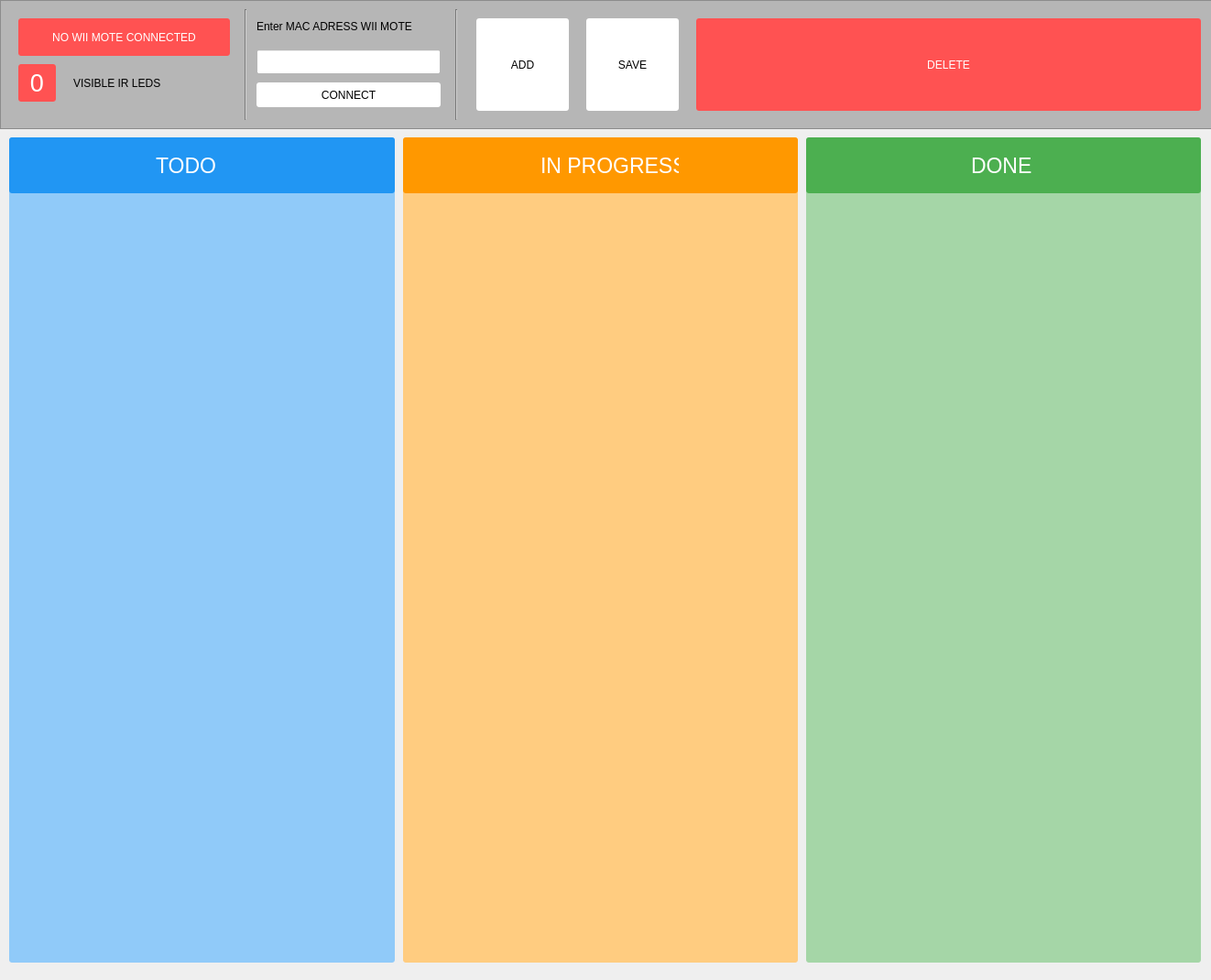
<?xml version="1.0" encoding="UTF-8"?>
<ui version="4.0">
 <class>Form</class>
 <widget class="QWidget" name="Form">
  <property name="geometry">
   <rect>
    <x>0</x>
    <y>0</y>
    <width>1322</width>
    <height>1070</height>
   </rect>
  </property>
  <property name="windowTitle">
   <string>Form</string>
  </property>
  <widget class="QFrame" name="backlog_area">
   <property name="geometry">
    <rect>
     <x>10</x>
     <y>150</y>
     <width>421</width>
     <height>901</height>
    </rect>
   </property>
   <property name="styleSheet">
    <string notr="true">background-color:#90caf9; border-radius: 3px</string>
   </property>
   <property name="frameShape">
    <enum>QFrame::StyledPanel</enum>
   </property>
   <property name="frameShadow">
    <enum>QFrame::Raised</enum>
   </property>
   <widget class="QFrame" name="frame_4">
    <property name="geometry">
     <rect>
      <x>0</x>
      <y>0</y>
      <width>421</width>
      <height>61</height>
     </rect>
    </property>
    <property name="styleSheet">
     <string notr="true">background-color:#2196f3</string>
    </property>
    <property name="frameShape">
     <enum>QFrame::StyledPanel</enum>
    </property>
    <property name="frameShadow">
     <enum>QFrame::Raised</enum>
    </property>
    <widget class="QLabel" name="label_3">
     <property name="geometry">
      <rect>
       <x>160</x>
       <y>20</y>
       <width>101</width>
       <height>21</height>
      </rect>
     </property>
     <property name="font">
      <font>
       <pointsize>17</pointsize>
      </font>
     </property>
     <property name="styleSheet">
      <string notr="true">color:white</string>
     </property>
     <property name="text">
      <string>TODO</string>
     </property>
    </widget>
   </widget>
  </widget>
  <widget class="QFrame" name="todo_area">
   <property name="geometry">
    <rect>
     <x>440</x>
     <y>150</y>
     <width>431</width>
     <height>901</height>
    </rect>
   </property>
   <property name="styleSheet">
    <string notr="true">background-color:#ffcc80; border-radius: 3px</string>
   </property>
   <property name="frameShape">
    <enum>QFrame::StyledPanel</enum>
   </property>
   <property name="frameShadow">
    <enum>QFrame::Raised</enum>
   </property>
   <widget class="QFrame" name="frame_5">
    <property name="geometry">
     <rect>
      <x>0</x>
      <y>0</y>
      <width>431</width>
      <height>61</height>
     </rect>
    </property>
    <property name="styleSheet">
     <string notr="true">background-color:#ff9800</string>
    </property>
    <property name="frameShape">
     <enum>QFrame::StyledPanel</enum>
    </property>
    <property name="frameShadow">
     <enum>QFrame::Raised</enum>
    </property>
    <widget class="QLabel" name="label_4">
     <property name="geometry">
      <rect>
       <x>150</x>
       <y>20</y>
       <width>151</width>
       <height>21</height>
      </rect>
     </property>
     <property name="font">
      <font>
       <pointsize>17</pointsize>
      </font>
     </property>
     <property name="styleSheet">
      <string notr="true">color:white</string>
     </property>
     <property name="text">
      <string>IN PROGRESS</string>
     </property>
    </widget>
   </widget>
  </widget>
  <widget class="QFrame" name="config">
   <property name="geometry">
    <rect>
     <x>0</x>
     <y>0</y>
     <width>1401</width>
     <height>141</height>
    </rect>
   </property>
   <property name="styleSheet">
    <string notr="true">background-color:rgb(182, 182, 182)
</string>
   </property>
   <property name="frameShape">
    <enum>QFrame::StyledPanel</enum>
   </property>
   <property name="frameShadow">
    <enum>QFrame::Raised</enum>
   </property>
   <widget class="QFrame" name="ir_1">
    <property name="geometry">
     <rect>
      <x>20</x>
      <y>70</y>
      <width>41</width>
      <height>41</height>
     </rect>
    </property>
    <property name="styleSheet">
     <string notr="true">background-color: #ff5252;  border-radius: 3px</string>
    </property>
    <property name="frameShape">
     <enum>QFrame::StyledPanel</enum>
    </property>
    <property name="frameShadow">
     <enum>QFrame::Raised</enum>
    </property>
    <widget class="QLabel" name="ir_label">
     <property name="geometry">
      <rect>
       <x>10</x>
       <y>10</y>
       <width>21</width>
       <height>21</height>
      </rect>
     </property>
     <property name="font">
      <font>
       <pointsize>20</pointsize>
      </font>
     </property>
     <property name="styleSheet">
      <string notr="true">color: white</string>
     </property>
     <property name="text">
      <string>0</string>
     </property>
     <property name="alignment">
      <set>Qt::AlignCenter</set>
     </property>
    </widget>
   </widget>
   <widget class="QFrame" name="connection_status">
    <property name="geometry">
     <rect>
      <x>20</x>
      <y>20</y>
      <width>231</width>
      <height>41</height>
     </rect>
    </property>
    <property name="styleSheet">
     <string notr="true">background-color: #ff5252;  border-radius: 3px</string>
    </property>
    <property name="frameShape">
     <enum>QFrame::StyledPanel</enum>
    </property>
    <property name="frameShadow">
     <enum>QFrame::Raised</enum>
    </property>
    <widget class="QLabel" name="connection_status_label">
     <property name="geometry">
      <rect>
       <x>20</x>
       <y>10</y>
       <width>191</width>
       <height>21</height>
      </rect>
     </property>
     <property name="styleSheet">
      <string notr="true">color: white</string>
     </property>
     <property name="text">
      <string>NO WII MOTE CONNECTED</string>
     </property>
     <property name="alignment">
      <set>Qt::AlignCenter</set>
     </property>
    </widget>
   </widget>
   <widget class="QPushButton" name="connection_button">
    <property name="geometry">
     <rect>
      <x>280</x>
      <y>90</y>
      <width>201</width>
      <height>27</height>
     </rect>
    </property>
    <property name="styleSheet">
     <string notr="true">background-color:white; border-radius: 3px</string>
    </property>
    <property name="text">
     <string>CONNECT</string>
    </property>
   </widget>
   <widget class="Line" name="line">
    <property name="geometry">
     <rect>
      <x>260</x>
      <y>10</y>
      <width>16</width>
      <height>121</height>
     </rect>
    </property>
    <property name="orientation">
     <enum>Qt::Vertical</enum>
    </property>
   </widget>
   <widget class="QLineEdit" name="connection_input">
    <property name="geometry">
     <rect>
      <x>280</x>
      <y>54</y>
      <width>201</width>
      <height>27</height>
     </rect>
    </property>
    <property name="styleSheet">
     <string notr="true">background-color:white</string>
    </property>
    <property name="text">
     <string/>
    </property>
   </widget>
   <widget class="QLabel" name="label_2">
    <property name="geometry">
     <rect>
      <x>280</x>
      <y>20</y>
      <width>211</width>
      <height>17</height>
     </rect>
    </property>
    <property name="text">
     <string>Enter MAC ADRESS WII MOTE</string>
    </property>
   </widget>
   <widget class="Line" name="line_2">
    <property name="geometry">
     <rect>
      <x>490</x>
      <y>10</y>
      <width>16</width>
      <height>121</height>
     </rect>
    </property>
    <property name="orientation">
     <enum>Qt::Vertical</enum>
    </property>
   </widget>
   <widget class="QPushButton" name="create_new_task">
    <property name="geometry">
     <rect>
      <x>520</x>
      <y>20</y>
      <width>101</width>
      <height>101</height>
     </rect>
    </property>
    <property name="styleSheet">
     <string notr="true">background-color:white; border-radius: 3px</string>
    </property>
    <property name="text">
     <string>ADD</string>
    </property>
   </widget>
   <widget class="QLabel" name="label_6">
    <property name="geometry">
     <rect>
      <x>80</x>
      <y>82</y>
      <width>131</width>
      <height>17</height>
     </rect>
    </property>
    <property name="text">
     <string>VISIBLE IR LEDS</string>
    </property>
   </widget>
   <widget class="QFrame" name="connection_status_2">
    <property name="geometry">
     <rect>
      <x>760</x>
      <y>20</y>
      <width>551</width>
      <height>101</height>
     </rect>
    </property>
    <property name="styleSheet">
     <string notr="true">background-color: #ff5252; border-radius: 3px</string>
    </property>
    <property name="frameShape">
     <enum>QFrame::StyledPanel</enum>
    </property>
    <property name="frameShadow">
     <enum>QFrame::Raised</enum>
    </property>
    <widget class="QLabel" name="connection_status_label_2">
     <property name="geometry">
      <rect>
       <x>10</x>
       <y>5</y>
       <width>531</width>
       <height>91</height>
      </rect>
     </property>
     <property name="styleSheet">
      <string notr="true">color: white</string>
     </property>
     <property name="text">
      <string>DELETE</string>
     </property>
     <property name="alignment">
      <set>Qt::AlignCenter</set>
     </property>
    </widget>
   </widget>
   <widget class="QPushButton" name="save_state">
    <property name="geometry">
     <rect>
      <x>640</x>
      <y>20</y>
      <width>101</width>
      <height>101</height>
     </rect>
    </property>
    <property name="styleSheet">
     <string notr="true">background-color:white; border-radius: 3px</string>
    </property>
    <property name="text">
     <string>SAVE</string>
    </property>
   </widget>
  </widget>
  <widget class="QFrame" name="done_area">
   <property name="geometry">
    <rect>
     <x>880</x>
     <y>150</y>
     <width>431</width>
     <height>901</height>
    </rect>
   </property>
   <property name="styleSheet">
    <string notr="true">background-color:#a5d6a7; border-radius: 3px</string>
   </property>
   <property name="frameShape">
    <enum>QFrame::StyledPanel</enum>
   </property>
   <property name="frameShadow">
    <enum>QFrame::Raised</enum>
   </property>
   <widget class="QFrame" name="frame_6">
    <property name="geometry">
     <rect>
      <x>0</x>
      <y>0</y>
      <width>431</width>
      <height>61</height>
     </rect>
    </property>
    <property name="styleSheet">
     <string notr="true">background-color:#4caf50</string>
    </property>
    <property name="frameShape">
     <enum>QFrame::StyledPanel</enum>
    </property>
    <property name="frameShadow">
     <enum>QFrame::Raised</enum>
    </property>
    <widget class="QLabel" name="label_5">
     <property name="geometry">
      <rect>
       <x>180</x>
       <y>20</y>
       <width>101</width>
       <height>21</height>
      </rect>
     </property>
     <property name="font">
      <font>
       <pointsize>17</pointsize>
      </font>
     </property>
     <property name="styleSheet">
      <string notr="true">color:white</string>
     </property>
     <property name="text">
      <string>DONE</string>
     </property>
    </widget>
   </widget>
  </widget>
 </widget>
 <resources/>
 <connections/>
</ui>
